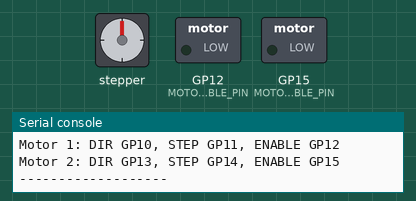
This program was run on a simulated Raspberry Pi Pico running MicroPython. Shown: stepper motor, switched loads named in the program (green lamp = pin HIGH), the last lines printed to the serial console. Dashed ring = blinking. The stepper is drawn at 200 steps a turn; pins used as bus, display or sensor lines are not drawn.

Above: at 0.1 s.
At 0.8 s:
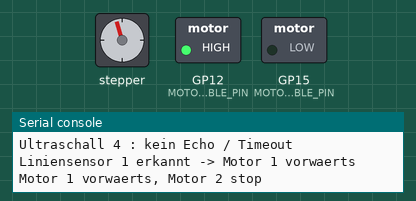
At 1.9 s:
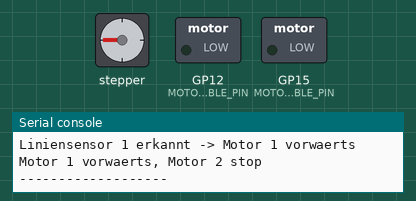
At 19.6 s:
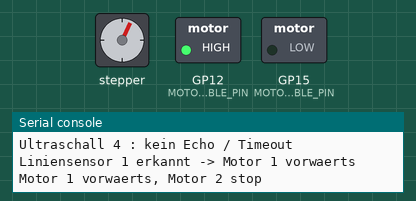
Timing chart, 0 to 22.0 s (numbered marks = the images above):
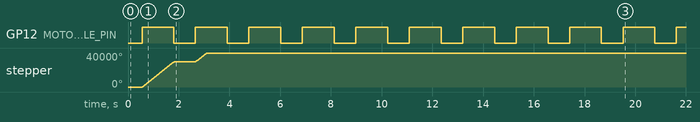

The program:

Multiplexer_US_Linien_Motoren.py
```python
from machine import Pin
from time import sleep, sleep_ms, sleep_us, ticks_diff, ticks_us


# ---------------- MULTIPLEXER CD74HC4067 ----------------
# S0-S3 steuern den ausgewaehlten Kanal C0-C15.
s0 = Pin(2, Pin.OUT)
s1 = Pin(3, Pin.OUT)
s2 = Pin(4, Pin.OUT)
s3 = Pin(5, Pin.OUT)

# Gemeinsamer Trigger fuer alle Ultraschallsensoren
trigger = Pin(6, Pin.OUT)

# SIG/Z/COM vom Multiplexer am Pico
mux_signal = Pin(28, Pin.IN)


# C0-C4: Liniensensoren 1-5
# C5-C8: Ultraschallsensoren 1-4
LINE_CHANNELS = [0, 1, 2, 3, 4]
US_CHANNELS = [5, 6, 7, 8]


# ---------------- MOTOREN ----------------
# Pins aus Schrittmotoren.py
MOTOR1_DIR_PIN = 10
MOTOR1_STEP_PIN = 11
MOTOR1_ENABLE_PIN = 12

MOTOR2_DIR_PIN = 13
MOTOR2_STEP_PIN = 14

MOTOR2_ENABLE_PIN = 15

FORWARD = 1
BACKWARD = 0
LINE_DETECTED = 1
US_LIMIT_CM = 30
MOTOR1_STEPS = 16550
MOTOR2_STEPS = 16550
STEP_DELAY_US = 2


class Stepper:
    def __init__(self, dir_pin, step_pin, enable_pin=None, delay_us=2000, name="STEPPER"):
        self.dir = Pin(dir_pin, Pin.OUT)
        self.step = Pin(step_pin, Pin.OUT)
        self.enable = Pin(enable_pin, Pin.OUT) if enable_pin is not None else None
        self.delay_us = delay_us
        self.name = name

        self.step.value(0)
        self.stop()

    def enable_motor(self):
        if self.enable is not None:
            self.enable.value(1)

    def stop(self):
        self.step.value(0)
        if self.enable is not None:
            self.enable.value(0)

    def set_direction(self, direction):
        self.dir.value(direction)

    def step_once(self):
        self.step.value(1)
        sleep_us(self.delay_us)
        self.step.value(0)
        sleep_us(self.delay_us)

    def move(self, steps, direction):
        self.enable_motor()
        self.set_direction(direction)

        for _ in range(steps):
            self.step_once()

        self.stop()


class Robot:
    def __init__(self, motor1, motor2):
        self.m1 = motor1
        self.m2 = motor2

    def stop(self):
        self.m1.stop()
        self.m2.stop()

    def motor1_forward(self):
        print("Motor 1 vorwaerts, Motor 2 stop")
        self.m2.stop()
        self.m1.move(MOTOR1_STEPS, FORWARD)

    def motor2_forward(self):
        print("Motor 2 vorwaerts, Motor 1 stop")
        self.m1.stop()
        self.m2.move(MOTOR2_STEPS, FORWARD)

    def both_forward(self):
        print("Motor 1 + Motor 2 vorwaerts")
        self.move_both(MOTOR1_STEPS, MOTOR2_STEPS, FORWARD, FORWARD)

    def both_backward(self):
        print("Motor 1 + Motor 2 rueckwaerts")
        self.move_both(MOTOR1_STEPS, MOTOR2_STEPS, BACKWARD, BACKWARD)

    def motor1_backward(self):
        print("Motor 1 rueckwaerts, Motor 2 stop")
        self.m2.stop()
        self.m1.move(MOTOR1_STEPS, BACKWARD)

    def motor2_backward(self):
        print("Motor 2 rueckwaerts, Motor 1 stop")
        self.m1.stop()
        self.m2.move(MOTOR2_STEPS, BACKWARD)

    def move_both(self, steps1, steps2, direction1, direction2):
        self.m1.enable_motor()
        self.m2.enable_motor()
        self.m1.set_direction(direction1)
        self.m2.set_direction(direction2)

        max_steps = max(steps1, steps2)

        for step_index in range(max_steps):
            if step_index < steps1:
                self.m1.step.value(1)
            if step_index < steps2:
                self.m2.step.value(1)

            sleep_us(STEP_DELAY_US)

            if step_index < steps1:
                self.m1.step.value(0)
            if step_index < steps2:
                self.m2.step.value(0)

            sleep_us(STEP_DELAY_US)

        self.stop()


def select_channel(channel):
    s0.value(channel & 1)
    s1.value((channel >> 1) & 1)
    s2.value((channel >> 2) & 1)
    s3.value((channel >> 3) & 1)
    sleep_ms(10)


def read_line_sensor(channel):
    select_channel(channel)
    sleep_ms(2)
    return mux_signal.value()


def measure_ultrasonic(channel):
    select_channel(channel)

    trigger.value(0)
    sleep_us(2)
    trigger.value(1)
    sleep_us(10)
    trigger.value(0)

    start_timeout = ticks_us()
    while mux_signal.value() == 0:
        if ticks_diff(ticks_us(), start_timeout) > 30000:
            return None

    start = ticks_us()
    while mux_signal.value() == 1:
        if ticks_diff(ticks_us(), start) > 30000:
            return None

    end = ticks_us()
    duration = ticks_diff(end, start)
    return duration / 58.0


def read_line_sensors():
    values = []

    for channel in LINE_CHANNELS:
        values.append(read_line_sensor(channel))

    return values


def read_ultrasonic_sensors():
    distances = []

    for channel in US_CHANNELS:
        distances.append(measure_ultrasonic(channel))
        sleep_ms(80)

    return distances


def is_too_close(distance):
    return distance is not None and distance < US_LIMIT_CM


def print_sensor_values(line_values, us_values):
    print("Linien C0-C4:", line_values)

    for index, distance in enumerate(us_values, start=1):
        if distance is None:
            print("Ultraschall", index, ": kein Echo / Timeout")
        else:
            print("Ultraschall", index, ":", round(distance, 1), "cm")


motor1 = Stepper(
    dir_pin=MOTOR1_DIR_PIN,
    step_pin=MOTOR1_STEP_PIN,
    enable_pin=MOTOR1_ENABLE_PIN,
    delay_us=STEP_DELAY_US,
    name="Motor 1",
)
motor2 = Stepper(
    dir_pin=MOTOR2_DIR_PIN,
    step_pin=MOTOR2_STEP_PIN,
    enable_pin=MOTOR2_ENABLE_PIN,
    delay_us=STEP_DELAY_US,
    name="Motor 2",
)
robot = Robot(motor1, motor2)

print("Starte Kombitest: Liniensensoren + Ultraschall + Motoren")
print("Liniensensoren 1-5: C0-C4")
print("Ultraschall 1-4: C5-C8")
print("Ultraschall-Trigger gemeinsam: GP6")
print("MUX SIG/Z: GP28")
print("Motor 1: DIR GP10, STEP GP11, ENABLE GP12")
print("Motor 2: DIR GP13, STEP GP14, ENABLE GP15")
print("-------------------")

trigger.value(0)
robot.stop()

while True:
    line_values = read_line_sensors()
    us_values = read_ultrasonic_sensors()
    print_sensor_values(line_values, us_values)

    # Ultraschall hat Vorrang vor den Liniensensoren.
    if is_too_close(us_values[0]):
        print("Ultraschall 1 < 30 cm -> Motoren stoppen")
        robot.stop()

    elif is_too_close(us_values[1]):
        print("Ultraschall 2 < 30 cm -> beide Motoren rueckwaerts")
        robot.both_backward()

    elif is_too_close(us_values[2]):
        print("Ultraschall 3 < 30 cm -> Motor 1 rueckwaerts")
        robot.motor1_backward()

    elif is_too_close(us_values[3]):
        print("Ultraschall 4 < 30 cm -> Motor 2 rueckwaerts")
        robot.motor2_backward()

    elif line_values[0] == LINE_DETECTED:
        print("Liniensensor 1 erkannt -> Motor 1 vorwaerts")
        robot.motor1_forward()

    elif line_values[1] == LINE_DETECTED:
        print("Liniensensor 2 erkannt -> Motor 2 vorwaerts")
        robot.motor2_forward()

    elif line_values[2] == LINE_DETECTED:
        print("Liniensensor 3 erkannt -> beide Motoren vorwaerts")
        robot.both_forward()

    elif line_values[3] == LINE_DETECTED:
        print("Liniensensor 4 erkannt -> Motor 1 vorwaerts")
        robot.motor1_forward()

    elif line_values[4] == LINE_DETECTED:
        print("Liniensensor 5 erkannt -> Motor 2 vorwaerts")
        robot.motor2_forward()

    else:
        print("Keine Linie und kein Ultraschall-Ausloeser -> Motoren stoppen")
        robot.stop()

    print("-------------------")
    sleep(0.3)
```

Measured:
- by itself, GP12 (MOTOR1_ENABLE_PIN): alternates HIGH for 1.3 s and LOW for 0.85 s
- by itself, stepper: turns 29790° clockwise in 1.3 s, then 10210° clockwise in 0.44 s
